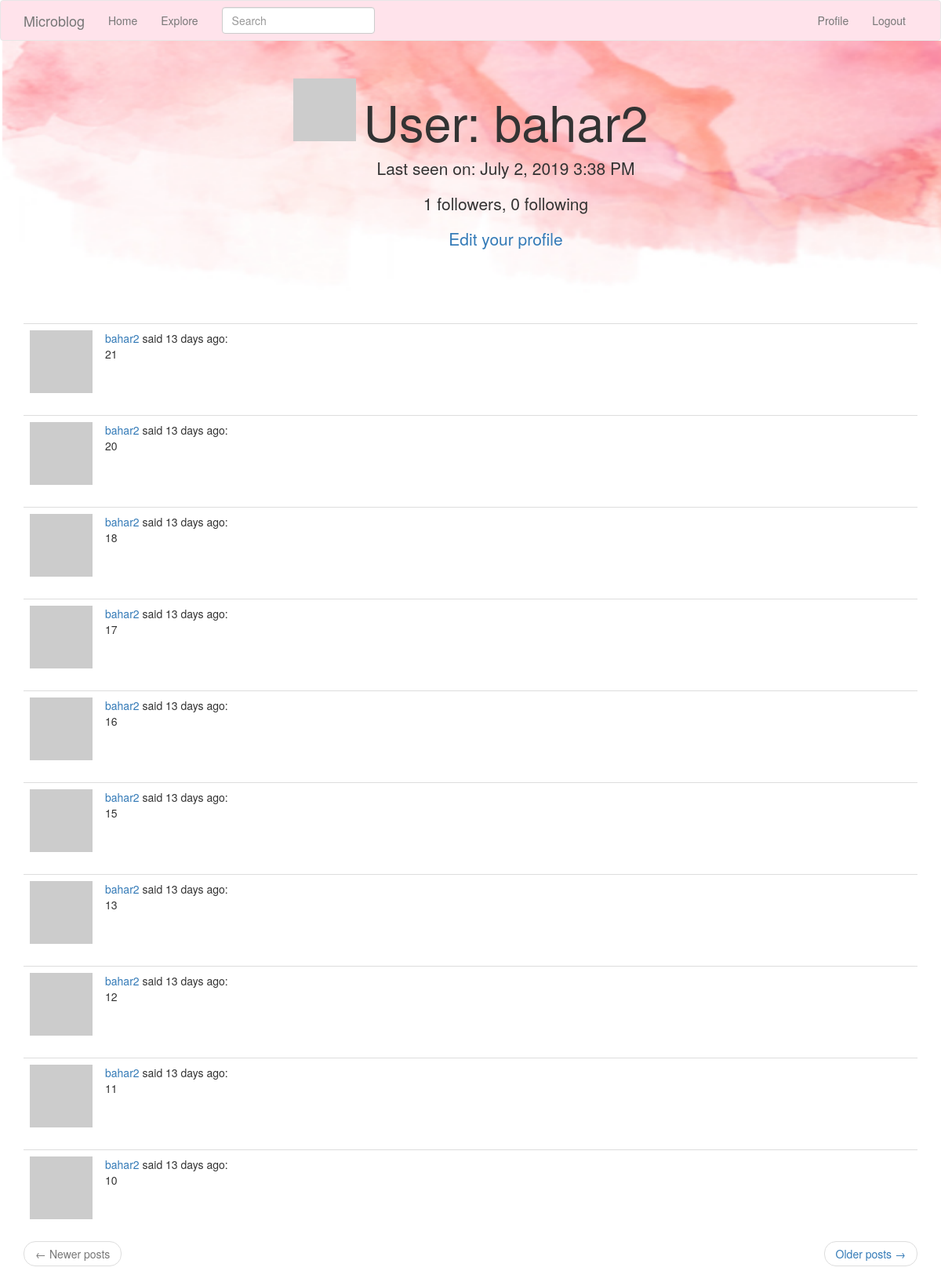
The app's page /user/bahar2 (signed in) with its own data.
### app/models.py (models this page shows, shortened)
class User(UserMixin, db.Model):
    id = db.Column(db.Integer, primary_key=True)
    username = db.Column(db.String(64), index=True, unique=True)
    email = db.Column(db.String(120), index=True, unique=True)
    password_hash = db.Column(db.String(128))
    posts = db.relationship('Post', backref='author', lazy='dynamic')
    about_me = db.Column(db.String(140))
    last_seen = db.Column(db.DateTime, default=datetime.utcnow)
    def avatar(self, size):
        digest = md5(self.email.lower().encode('utf-8')).hexdigest()
        return 'https://www.gravatar.com/avatar/{}?d=identicon&s={}'.format(
            digest, size)
    followed = db.relationship(
        'User', secondary=followers,
        primaryjoin=(followers.c.follower_id == id),
        secondaryjoin=(followers.c.followed_id == id),
        backref=db.backref('followers', lazy='dynamic'), lazy='dynamic')

class SearchableMixin(object):
    @classmethod
    def before_commit(cls, session):
        session._changes = {
            'add': list(session.new),
            'update': list(session.dirty),
            'delete': list(session.deleted)
        }
    @classmethod
    def after_commit(cls, session):
        for obj in session._changes['add']:
            if isinstance(obj, SearchableMixin):
                add_to_index(obj.__tablename__, obj)
        for obj in session._changes['update']:
            if isinstance(obj, SearchableMixin):
                add_to_index(obj.__tablename__, obj)
        for obj in session._changes['delete']:
            if isinstance(obj, SearchableMixin):
                remove_from_index(obj.__tablename__, obj)
        session._changes = None

class Post(SearchableMixin, db.Model):
    __searchable__=['body']
    id = db.Column(db.Integer, primary_key=True)
    body = db.Column(db.String(140))
    timestamp = db.Column(db.DateTime, index=True, default=datetime.utcnow)
    user_id = db.Column(db.Integer, db.ForeignKey('user.id'))
    language = db.Column(db.String(5))

### app/main/routes.py (the view)
@bp.route('/user/<username>')
@login_required
def user(username):
    user = User.query.filter_by(username=username).first_or_404()
    page = request.args.get('page', 1, type=int)
    posts = user.posts.order_by(Post.timestamp.desc()).paginate(
        page, current_app.config['POSTS_PER_PAGE'], False)
    next_url = url_for('main.user', username=user.username, page=posts.next_num) \
        if posts.has_next else None
    prev_url = url_for('main.user', username=user.username, page=posts.prev_num) \
        if posts.has_prev else None
    return render_template('user.html', user=user, posts=posts.items,
                           next_url=next_url, prev_url=prev_url)

### app/main/forms.py
class SearchForm(FlaskForm):
    q = StringField(_l('Search'), validators=[DataRequired()])
    def __init__(self, *args, **kwargs):
        if 'formdata' not in kwargs:
            kwargs['formdata'] = request.args
        if 'csrf_enabled' not in kwargs:
            kwargs['csrf_enabled'] = False
        super(SearchForm, self).__init__(*args, **kwargs)

### app/main/routes.py (called while the page is built)
@bp.before_app_request
def before_request():
    if current_user.is_authenticated:
        current_user.last_seen = datetime.utcnow()
        db.session.commit()
        g.search_form = SearchForm()
    g.locale = str(get_locale())

### app/models.py (called while the page is built)
@login.user_loader
def load_user(id):
    return User.query.get(int(id))

### app/templates/user.html (shortened to what this page needs)
{% extends "base.html" %}
{% block app_content %}
    <div class="jumbotron text-center" style="background-image: url({{url_for('static', filename='bg1.png')}});">
    <table align="center">
        <tr valign="top">
            <td style="padding-right:10px;"><img src="{{ user.avatar(128) }}"></td>
            <td><h1>{{ _('User') }}: {{ user.username }}</h1>
        {% if user.last_seen %}<p>{{ _('Last seen on') }}: {{ moment(user.last_seen).format('LLL') }}</p>{% endif %}
        <p>{{ _('%(count)d followers', count=user.followers.count()) }}, {{ _('%(count)d following', count=user.followed.count()) }}</p>
        {% if user == current_user %}
        <p><a href="{{ url_for('main.edit_profile') }}">{{ _('Edit your profile') }}</a></p>
        {% elif not current_user.is_following(user) %}
        <p><a href="{{ url_for('main.follow', username=user.username) }}">{{ _('Follow') }}</a></p>
        {% else %}
        <p><a href="{{ url_for('main.unfollow', username=user.username) }}">{{ _('Unfollow') }}</a></p>
        {% endif %}
            </td>
        </tr>
    </table>
    </div>
    <div class="container" >
    {% for post in posts %}
        {% include '_post.html' %}
    {% endfor %}
    <nav aria-label="...">
        <ul class="pager">
            <li class="previous{% if not prev_url %} disabled{% endif %}">
                <a href="{{ prev_url or '#' }}">
                    <span aria-hidden="true">&larr;</span> {{ _('Newer posts') }}
                </a>
            </li>
            <li class="next{% if not next_url %} disabled{% endif %}">
                <a href="{{ next_url or '#' }}">
                    {{ _('Older posts') }} <span aria-hidden="true">&rarr;</span>
                </a>
            </li>
        </ul>
    </nav>
    </div>
{% endblock %}

### app/templates/_post.html (shortened to what this page needs)
    <table class="table table-hover">
        <tr>
            <td width="70px">
                <a href="{{ url_for('main.user', username=post.author.username) }}">
                    <img src="{{ post.author.avatar(70) }}" />
                </a>
            </td>
            <td>
               {{ _('%(username)s said %(when)s', username=user_link,  when=moment(post.timestamp).fromNow()) }}:
                <br>
                {{ post.body }}
            </td>
        </tr>
    </table>

### records on screen
User: username "bahar2", last_seen "July 2, 2019 3:38 PM"
Post: body "21"
Post: body "20"
Post: body "18"
Post: body "17"
Post: body "16"
Post: body "15"
Post: body "13"
Post: body "12"
Post: body "11"
Post: body "10"
